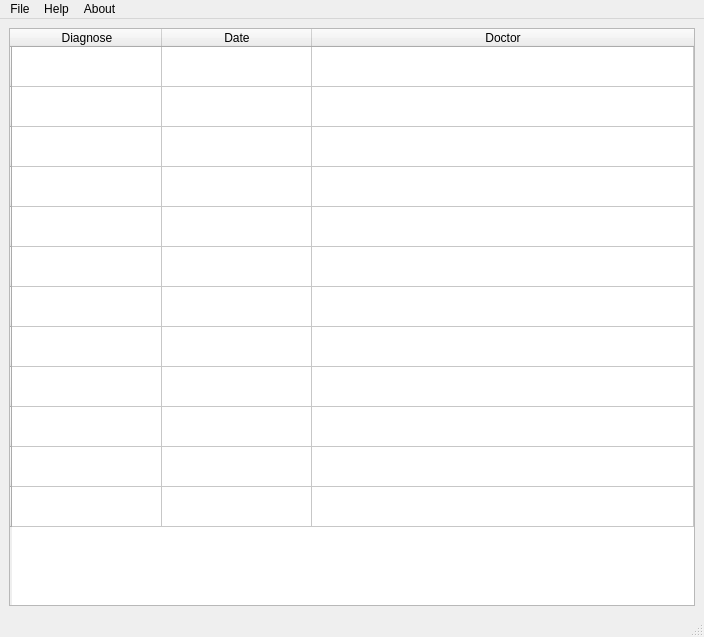
<?xml version="1.0" encoding="UTF-8"?>
<ui version="4.0">
 <class>MainWindow</class>
 <widget class="QMainWindow" name="MainWindow">
  <property name="geometry">
   <rect>
    <x>0</x>
    <y>0</y>
    <width>704</width>
    <height>637</height>
   </rect>
  </property>
  <property name="windowTitle">
   <string>MainWindow</string>
  </property>
  <widget class="QWidget" name="centralwidget">
   <layout class="QGridLayout" name="gridLayout">
    <item row="0" column="0">
     <widget class="QTableWidget" name="tableWidget">
      <property name="enabled">
       <bool>true</bool>
      </property>
      <property name="sizePolicy">
       <sizepolicy hsizetype="Expanding" vsizetype="Expanding">
        <horstretch>0</horstretch>
        <verstretch>0</verstretch>
       </sizepolicy>
      </property>
      <property name="minimumSize">
       <size>
        <width>686</width>
        <height>578</height>
       </size>
      </property>
      <property name="mouseTracking">
       <bool>false</bool>
      </property>
      <property name="acceptDrops">
       <bool>false</bool>
      </property>
      <property name="statusTip">
       <string notr="true"/>
      </property>
      <property name="whatsThis">
       <string notr="true"/>
      </property>
      <property name="layoutDirection">
       <enum>Qt::LeftToRight</enum>
      </property>
      <property name="frameShape">
       <enum>QFrame::StyledPanel</enum>
      </property>
      <property name="frameShadow">
       <enum>QFrame::Sunken</enum>
      </property>
      <property name="lineWidth">
       <number>1</number>
      </property>
      <property name="verticalScrollBarPolicy">
       <enum>Qt::ScrollBarAsNeeded</enum>
      </property>
      <property name="sizeAdjustPolicy">
       <enum>QAbstractScrollArea::AdjustIgnored</enum>
      </property>
      <property name="autoScroll">
       <bool>false</bool>
      </property>
      <property name="defaultDropAction">
       <enum>Qt::IgnoreAction</enum>
      </property>
      <property name="showGrid">
       <bool>true</bool>
      </property>
      <property name="cornerButtonEnabled">
       <bool>true</bool>
      </property>
      <property name="rowCount">
       <number>12</number>
      </property>
      <property name="columnCount">
       <number>3</number>
      </property>
      <attribute name="horizontalHeaderCascadingSectionResizes">
       <bool>true</bool>
      </attribute>
      <attribute name="horizontalHeaderDefaultSectionSize">
       <number>150</number>
      </attribute>
      <attribute name="horizontalHeaderMinimumSectionSize">
       <number>42</number>
      </attribute>
      <attribute name="horizontalHeaderShowSortIndicator" stdset="0">
       <bool>true</bool>
      </attribute>
      <attribute name="horizontalHeaderStretchLastSection">
       <bool>true</bool>
      </attribute>
      <attribute name="verticalHeaderCascadingSectionResizes">
       <bool>true</bool>
      </attribute>
      <attribute name="verticalHeaderDefaultSectionSize">
       <number>40</number>
      </attribute>
      <attribute name="verticalHeaderMinimumSectionSize">
       <number>24</number>
      </attribute>
      <attribute name="verticalHeaderShowSortIndicator" stdset="0">
       <bool>false</bool>
      </attribute>
      <attribute name="verticalHeaderStretchLastSection">
       <bool>false</bool>
      </attribute>
      <row>
       <property name="text">
        <string/>
       </property>
      </row>
      <row>
       <property name="text">
        <string/>
       </property>
      </row>
      <row>
       <property name="text">
        <string/>
       </property>
      </row>
      <row>
       <property name="text">
        <string/>
       </property>
      </row>
      <row>
       <property name="text">
        <string/>
       </property>
      </row>
      <row>
       <property name="text">
        <string/>
       </property>
      </row>
      <row>
       <property name="text">
        <string/>
       </property>
      </row>
      <row>
       <property name="text">
        <string/>
       </property>
      </row>
      <row>
       <property name="text">
        <string/>
       </property>
      </row>
      <row>
       <property name="text">
        <string/>
       </property>
      </row>
      <row>
       <property name="text">
        <string/>
       </property>
      </row>
      <row>
       <property name="text">
        <string/>
       </property>
      </row>
      <column>
       <property name="text">
        <string>Diagnose</string>
       </property>
      </column>
      <column>
       <property name="text">
        <string>Date</string>
       </property>
      </column>
      <column>
       <property name="text">
        <string>Doctor</string>
       </property>
      </column>
      <item row="9" column="1">
       <property name="text">
        <string/>
       </property>
       <property name="font">
        <font>
         <pointsize>10</pointsize>
        </font>
       </property>
      </item>
      <item row="11" column="0">
       <property name="text">
        <string/>
       </property>
      </item>
     </widget>
    </item>
   </layout>
  </widget>
  <widget class="QMenuBar" name="menubar">
   <property name="geometry">
    <rect>
     <x>0</x>
     <y>0</y>
     <width>704</width>
     <height>21</height>
    </rect>
   </property>
   <widget class="QMenu" name="menuFile">
    <property name="title">
     <string>File</string>
    </property>
   </widget>
   <widget class="QMenu" name="menuHelp">
    <property name="title">
     <string>Help</string>
    </property>
   </widget>
   <widget class="QMenu" name="menuAbout">
    <property name="title">
     <string>About</string>
    </property>
   </widget>
   <addaction name="menuFile"/>
   <addaction name="menuHelp"/>
   <addaction name="menuAbout"/>
  </widget>
  <widget class="QStatusBar" name="statusbar"/>
 </widget>
 <resources/>
 <connections/>
</ui>
